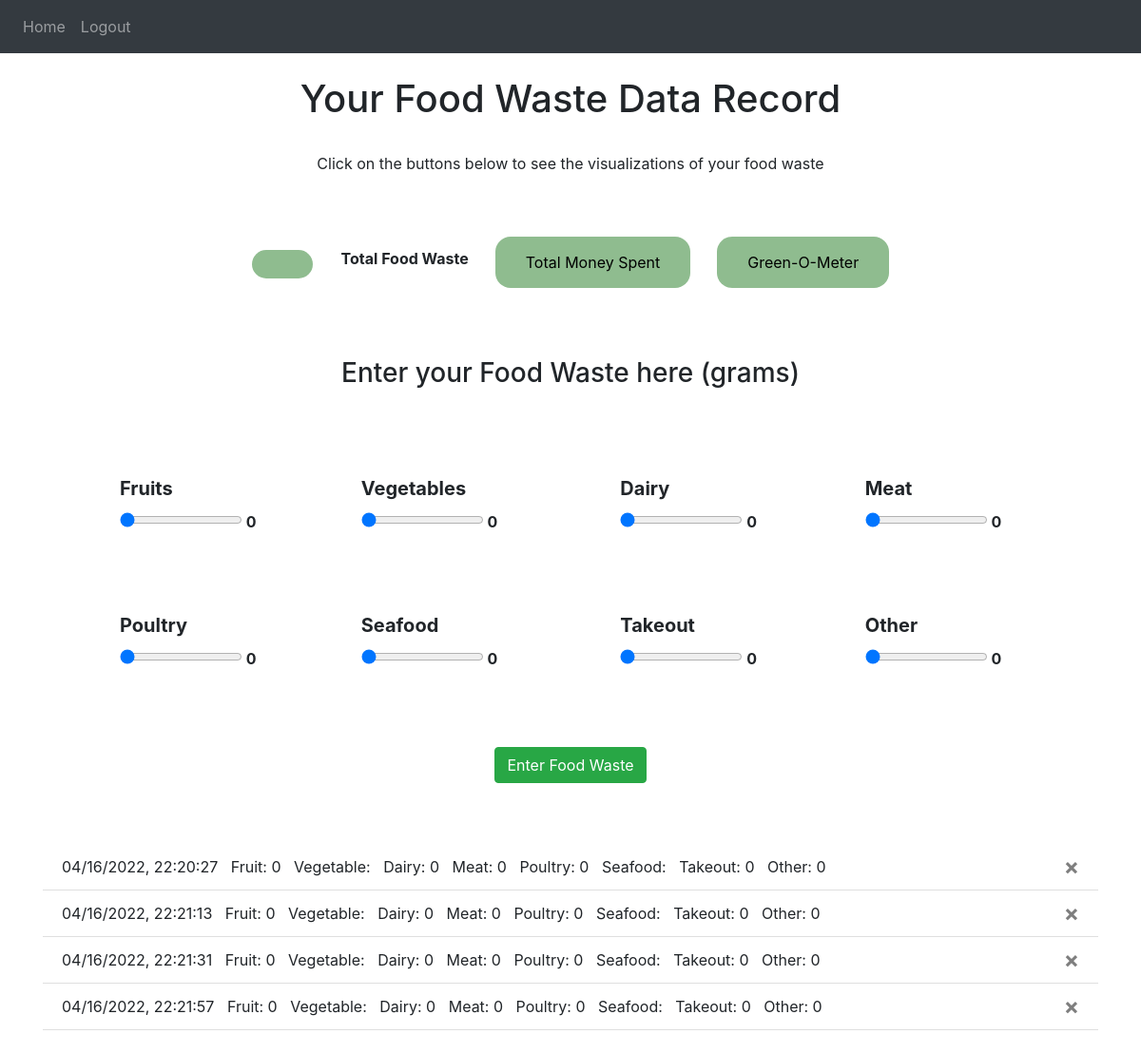
Screenshot of / (signed in) with the database file from the repository.
### website/models.py (models this page shows)
@dataclass
class UserFoodWaste(db.Model):
    user_id = db.Column(db.Integer, db.ForeignKey('user.id'))
    id = db.Column(db.Integer, primary_key=True)
    date = db.Column(db.DateTime(timezone=True), default=datetime.now)
    fruit= db.Column(db.Integer)
    veggies = db.Column(db.Integer)
    dairy = db.Column(db.Integer)
    meat = db.Column(db.Integer)
    poultry = db.Column(db.Integer)
    fish_seafood = db.Column(db.Integer)
    takeout = db.Column(db.Integer)
    other = db.Column(db.Integer)
    js_date = db.Column(db.Integer)

### website/views.py (the view, shortened to what this page needs)
@views.route('/', methods=['GET', 'POST'])
@login_required
def home():
    return render_template("home.html", user=current_user)

### website/__init__.py (called while the page is built)
def create_app():
    app = Flask(__name__)
    app.config['SECRET_KEY'] = 'randomstring'
    app.config['SQLALCHEMY_DATABASE_URI'] = f'sqlite:///{DB_NAME}'
    db.init_app(app)
    from .views import views
    from .auth import auth
    app.register_blueprint(views, url_prefix='/')
    app.register_blueprint(auth, url_prefix='/')
    from .models import User, Note
    create_database(app)
    login_manager = LoginManager()
    login_manager.login_view = 'auth.login'
    login_manager.init_app(app)
    @login_manager.user_loader
    def load_user(id):
        return User.query.get(int(id))
    return app

### website/templates/home.html (shortened to what this page needs)
{% extends "base.html" %} {% block title %}Home{% endblock %} {% block content
  %}
  <head>
  </head>
  <h1 align="center"> Your Food Waste Data Record</h1>
  <br />
  <p style="text-align: center;">Click on the buttons below to see the visualizations of your food waste</p>
  <br />
  <br />
  <div align="center">
    <table>
      <tr>
        <th>
          <form method="POST">
              <button type="submit" class="buttonToggle" id="btn_one" onclick="showViz(1)">
                Total Food Waste
              </button>
          </form>
        </th>
        <th>
          <form method="POST">
            <button type="submit" style="visibility: hidden;" class="btn btn-secondary">
              <button type="button" class="buttonToggle" id="btn_two" onclick="showViz(2)">
                Total Money Spent
              </button>
            </button>
          </form>
        </th>
        <th>
          <form method="POST">
            <button type="submit" style="visibility: hidden;" class="btn btn-secondary">
              <button type="button" class="buttonToggle" id="btn_three" onclick="showViz(3)">
                Green-O-Meter
              </button>
            </button>
          </form>
        </th>
      </tr>
    </table>
  </div>
  <br />
  <form method="POST">
    <br/>
    <br/>
    <h3 style="text-align: center">Enter your Food Waste here (grams)</h3>
    <table id="sliderContainer">
      <tr>
      <th id="th_slider">
        <label for="fruit">Fruits</label>
        <input
          type="range"
          name="fruit"
          min="0"
          max="100"
          value="0"
          class="myslider"
          id="fruit"
          oninput="outputUpdate(value, 'fruit_val')"
        />
        <output for="fruit" id="fruit_val">0</output>
      </th>
      <th id="th_slider">
        <label for="veggies">Vegetables</label>
        <input
          type="range"
          name="veggies"
          min="0"
          max="100"
          value="0"
          class="myslider"
          id="veggies"
          oninput="outputUpdate(value, 'veggie_val')"
        />
        <output for="veggies" id="veggie_val">0</output>
      </th>
    <th id="th_slider">
      <label for="dairy">Dairy</label>
      <input
        type="range"
        name="dairy"
        min="0"
        max="100"
        value="0"
        class="myslider"
        id="dairy"
        oninput="outputUpdate(value, 'dairy_val')"
      />
      <output for="dairy" id="dairy_val">0</output>
    </th>
    <th id="th_slider">
      <label for="meat">Meat</label>
      <input
        type="range"
        name="meat"
        min="0"
        max="100"
        value="0"
        class="myslider"
        id="meat"
        oninput="outputUpdate(value, 'meat_val')"
      />
      <output for="meat" id="meat_val">0</output>
    </th>
    </tr>
    <tr>
    <th id="th_slider">
      <label for="poultry">Poultry</label>
      <input
        type="range"
        name="poultry"
        min="0"
        max="100"
        value="0"
        class="myslider"
        id="poultry"
        oninput="outputUpdate(value, 'poultry_val')"
      />
      <output for="poultry" id="poultry_val">0</output>
    </th>
    <th id="th_slider">
      <label for="fish_seafood">Seafood</label>
      <input
        type="range"
        name="fish_seafood"
        min="0"
        max="100"
        value="0"
        class="myslider"
        id="fish_seafood"
        oninput="outputUpdate(value, 'fish_seafood_val')"
      />
      <output for="fish_seafood" id="fish_seafood_val">0</output>
    </th>
    <th id="th_slider">
      <label for="takeout">Takeout</label>
      <input
        type="range"
        name="takeout"
        min="0"
        max="100"
        value="0"
        class="myslider"
        id="takeout"
        oninput="outputUpdate(value, 'takeout_val')"
      />
      <output for="takeout" id="takeout_val">0</output>
    </th>
    <th id="th_slider">
      <label for="other">Other</label>
      <input
        type="range"
        name="other"
        min="0"
        max="100"
        value="0"
        class="myslider"
        id="other"
        oninput="outputUpdate(value, 'other_val')"
      />
      <output for="other" id="other_val">0</output>
     </th>
    </tr>
  </table>
    <div align="center">
      <button type="submit" class="btn btn-success">Enter Food Waste</button>
    </div>
    <br />
    <br />
    <ul class="list-group list-group-flush" id="notes">
      {% for day in user.foodWaste %}
      <li class="list-group-item">
        {{ day.date.strftime("%m/%d/%Y, %H:%M:%S") }}
        &nbsp
        Fruit: {{day.fruit}}
        &nbsp
        Vegetable: {{day.vegetables}}
        &nbsp
        Dairy: {{day.dairy}}
        &nbsp
        Meat: {{day.meat}}
        &nbsp
        Poultry: {{day.poultry}}
        &nbsp
        Seafood: {{day.seafood}}
        &nbsp
        Takeout: {{day.takeout}}
        &nbsp
        Other: {{day.other}}
        <button type="button" class="close" onClick="deleteNote({{ day.id }})">
          <span aria-hidden="true">&times;</span>
        </button>
      </li>
      {% endfor %}
    </ul>
    <br/>
  </form>
  {% endblock %}

### website/templates/base.html (shortened to what this page needs)
<!DOCTYPE html>
<html>
  <head>
    <link
      rel="stylesheet"
      href="https://stackpath.bootstrapcdn.com/bootstrap/4.4.1/css/bootstrap.min.css"
    />
    <link
      rel="stylesheet"
      href="https://stackpath.bootstrapcdn.com/font-awesome/4.7.0/css/font-awesome.min.css"
    />
  </head>
  <body>
    <nav class="navbar navbar-expand-lg navbar-dark bg-dark">
      <div class="collapse navbar-collapse" id="navbar">
        <div class="navbar-nav">
          {% if user.is_authenticated %}
          <a class="nav-item nav-link" id="home" href="/">Home</a>
          <a class="nav-item nav-link" id="logout" href="/logout">Logout</a>
          {% else %}
          <a class="nav-item nav-link" id="login" href="/login">Login</a>
          <a class="nav-item nav-link" id="signUp" href="/sign-up">Sign Up</a>
          {% endif %}
        </div>
      </div>
    </nav>
    <br />
    <div class="container">{% block content %} {% endblock %}</div>
  </body>
</html>

### website/templates/home.html (style rules this page uses)
.buttonToggle { border-radius: 16px; background-color: darkseagreen; color:black; border: none; padding: 15px 32px; }
label { font-size: 20px; }
#th_slider { margin:10px; }
#sliderContainer { border-collapse:separate; border-spacing:5em; }

### rows the page displays
UserFoodWaste: date "04/16/2022, 22:20:27", fruit "0", dairy "0", meat "0", poultry "0", takeout "0", other "0"
UserFoodWaste: date "04/16/2022, 22:21:13", fruit "0", dairy "0", meat "0", poultry "0", takeout "0", other "0"
UserFoodWaste: date "04/16/2022, 22:21:31", fruit "0", dairy "0", meat "0", poultry "0", takeout "0", other "0"
UserFoodWaste: date "04/16/2022, 22:21:57", fruit "0", dairy "0", meat "0", poultry "0", takeout "0", other "0"
